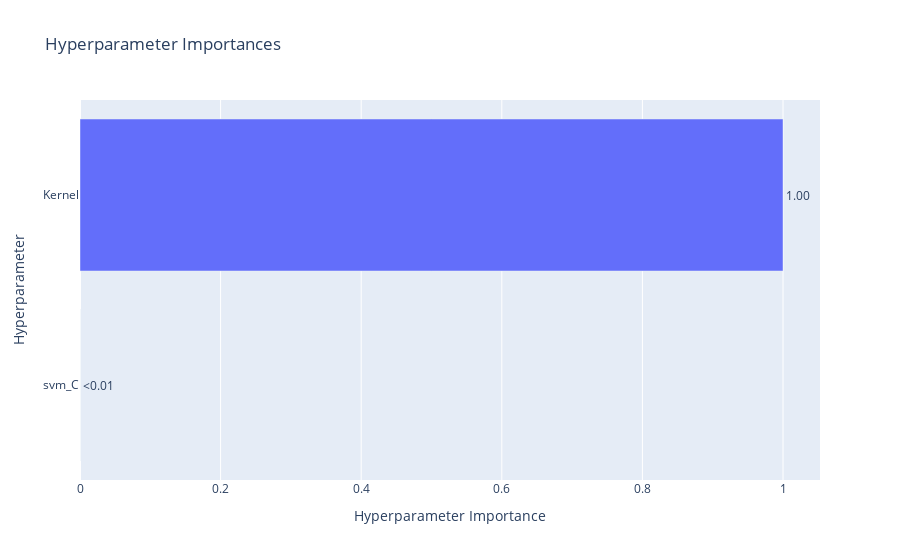

Here is the notebook cell this chart was saved with:
### Code cell
optuna.visualization.plot_param_importances(studySVM)

### Figure 1 — Plotly figure (JSON) as saved in the notebook; plotly's stock layout.template omitted (floating-point values rounded to 4 significant figures)
{"data": [{"cliponaxis": false, "hovertemplate": ["svm_C (FloatDistribution): 2.649881095740162e-06<extra></extra>", "Kernel (CategoricalDistribution): 0.9999973501189042<extra></extra>"], "name": "Objective Value", "orientation": "h", "text": ["<0.01", "1.00"], "textposition": "outside", "type": "bar", "x": [2.65e-06, 1.0], "y": ["svm_C", "Kernel"]}], "layout": {"title": {"text": "Hyperparameter Importances"}, "xaxis": {"title": {"text": "Hyperparameter Importance"}}, "yaxis": {"title": {"text": "Hyperparameter"}}}}
